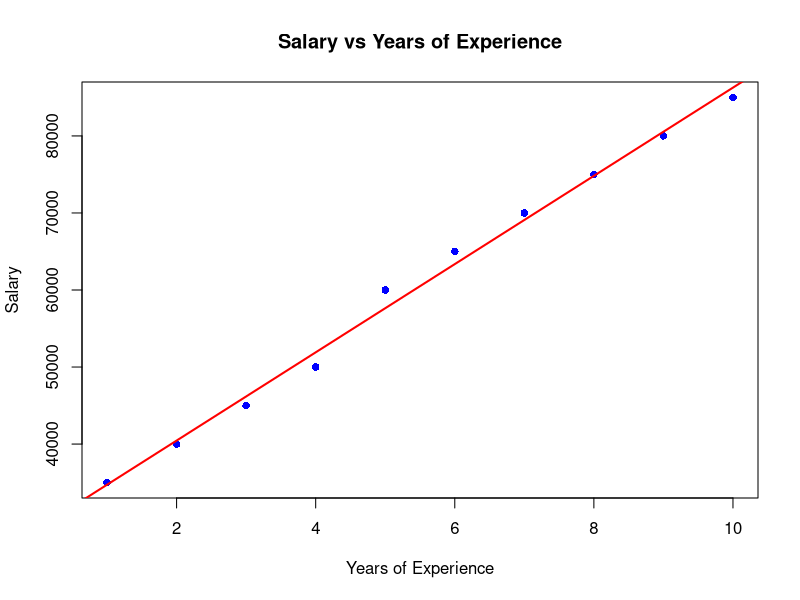

Reproduce this figure in R.
# Sample data
years_experience <- c(1, 2, 3, 4, 5, 6, 7, 8, 9, 10)
salary <- c(35000, 40000, 45000, 50000, 60000, 65000, 70000, 75000, 80000, 85000)

# Create a data frame
data <- data.frame(years_experience, salary)

# Build the linear regression model
model <- lm(salary ~ years_experience, data = data)

# Summary of the model
summary(model)

# Plotting the data points
plot(data$years_experience, data$salary,
     main = "Salary vs Years of Experience",
     xlab = "Years of Experience",
     ylab = "Salary",
     pch = 16,
     col = "blue")

# Adding regression line
abline(model, col = "red", lwd = 2)

# Predict salary for 5.5 years of experience
predicted_salary <- predict(model, data.frame(years_experience = 5.5))
cat("Predicted salary for 5.5 years of experience is:", round(predicted_salary), "\n")
